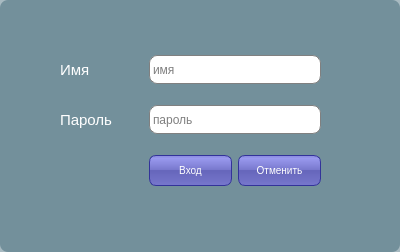
<?xml version="1.0" encoding="UTF-8"?>
<ui version="4.0">
 <class>myForm</class>
 <widget class="QDialog" name="myForm">
  <property name="windowModality">
   <enum>Qt::WindowModal</enum>
  </property>
  <property name="geometry">
   <rect>
    <x>0</x>
    <y>0</y>
    <width>400</width>
    <height>252</height>
   </rect>
  </property>
  <property name="windowTitle">
   <string>АРМ Инспектора Вход</string>
  </property>
  <property name="styleSheet">
   <string notr="true">#myForm
{
background: rgba(32, 80, 96, 100);
border-radius: 8px;
}

QPushButton {
color: white;
background-color: QLinearGradient( x1: 0, y1: 0, x2: 0, y2: 1, stop: 0 #88d, stop: 0.1 #99e, stop: 0.49 #77c, stop: 0.5 #66b, stop: 1 #77c);
border-width: 1px;
border-color: #339;
border-style: solid;
border-radius: 7;
padding: 3px;
font-size: 10px;
padding-left: 5px;
padding-right: 5px;
min-width: 50px;
max-width: 100px;
min-height: 23px;
max-height: 23px;
}
QPushButton:pressed {
    background-color: #4169E1;     
}
QLabel  {
font-size: 15px;
color: white;
}

QLineEdit {
padding: 1px;
border-style: solid;
border: 1px solid gray;
border-radius: 8px;
 min-height: 25px;
}
QMessageBox QPushButton {
color: white;
background-color: QLinearGradient( x1: 0, y1: 0, x2: 0, y2: 1, stop: 0 #88d, stop: 0.1 #99e, stop: 0.49 #77c, stop: 0.5 #66b, stop: 1 #77c);
border-width: 1px;
border-color: #339;
border-style: solid;
border-radius: 7;
padding: 3px;
font-size: 10px;
padding-left: 5px;
padding-right: 5px;
min-width: 50px;
max-width: 50px;
min-height: 13px;
max-height: 13px;
}
</string>
  </property>
  <widget class="QWidget" name="layoutWidget">
   <property name="geometry">
    <rect>
     <x>60</x>
     <y>40</y>
     <width>261</width>
     <height>161</height>
    </rect>
   </property>
   <layout class="QGridLayout" name="gridLayout">
    <item row="0" column="0">
     <widget class="QLabel" name="label">
      <property name="text">
       <string>Имя</string>
      </property>
     </widget>
    </item>
    <item row="0" column="1" colspan="2">
     <widget class="QLineEdit" name="nameEdit">
      <property name="placeholderText">
       <string>имя</string>
      </property>
     </widget>
    </item>
    <item row="1" column="0">
     <widget class="QLabel" name="label_2">
      <property name="text">
       <string>Пароль</string>
      </property>
     </widget>
    </item>
    <item row="1" column="1" colspan="2">
     <widget class="QLineEdit" name="passEdit">
      <property name="echoMode">
       <enum>QLineEdit::Password</enum>
      </property>
      <property name="placeholderText">
       <string>пароль</string>
      </property>
     </widget>
    </item>
    <item row="2" column="1">
     <widget class="QPushButton" name="okButton">
      <property name="toolTipDuration">
       <number>-5</number>
      </property>
      <property name="text">
       <string>Вход</string>
      </property>
     </widget>
    </item>
    <item row="2" column="2">
     <widget class="QPushButton" name="cancelButton">
      <property name="text">
       <string>Отменить</string>
      </property>
     </widget>
    </item>
   </layout>
  </widget>
 </widget>
 <resources/>
 <connections/>
</ui>
